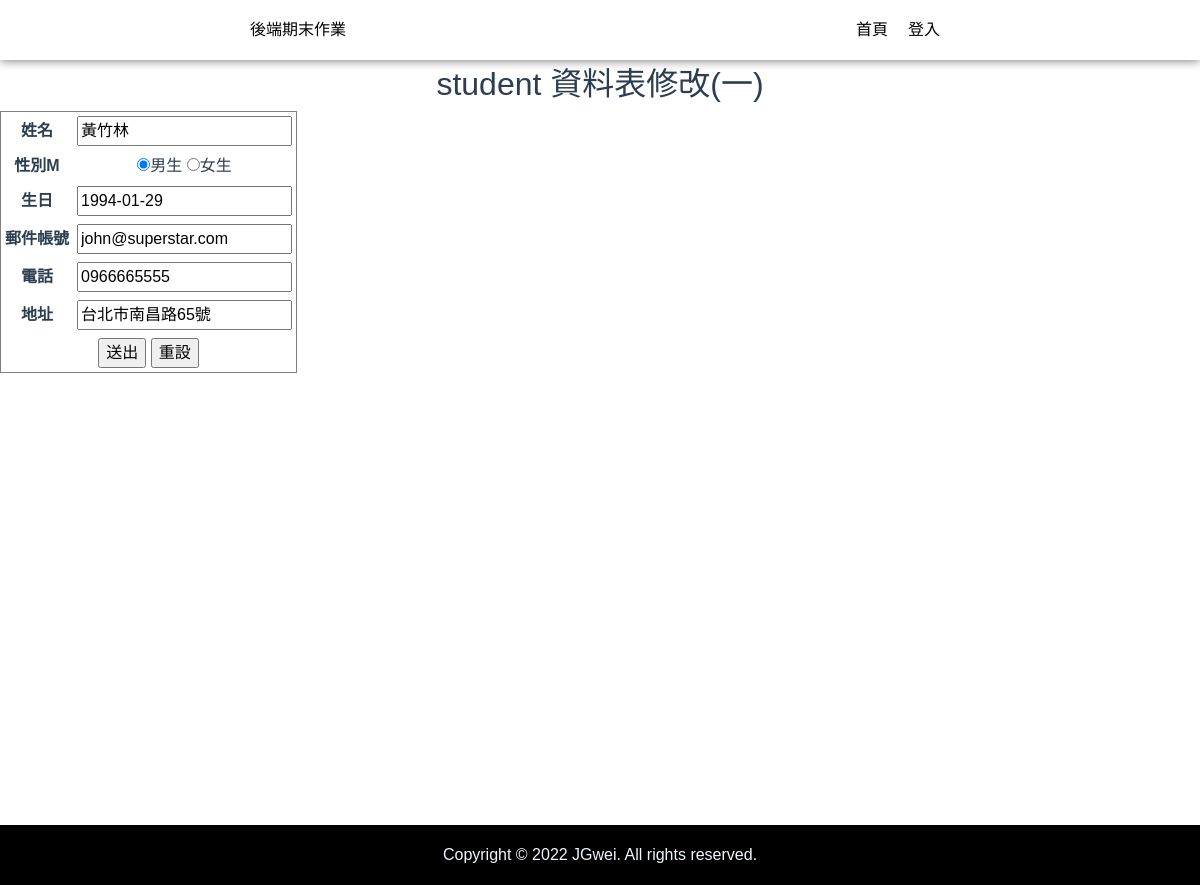
Page /edit/6/ on the committed database.
### studentsapp/models.py (models this page shows, shortened)
class student(models.Model):
	cName = models.CharField(max_length=20, null=False)
	cSex = models.CharField(max_length=2, default='M', null=False)
	cBirthday = models.DateField(null=False)
	cEmail = models.EmailField(max_length=100, blank=True, default='')
	cPhone = models.CharField(max_length=50, blank=True, default='')
	cAddr = models.CharField(max_length=255,blank=True, default='')

### studentsapp/views.py (the view)
# urls.py: path('edit/<int:id>/', views.edit), # 由 瀏覽器 開啟
def edit(request,id=None,mode=None):
	if mode == "edit":  # 由 edit.html 按 submit
		unit = student.objects.get(id=id)  #取得要修改的資料記錄
		unit.cName=request.GET['cName']
		unit.cSex=request.GET['cSex']
		unit.cBirthday=request.GET['cBirthday']
		unit.cEmail=request.GET['cEmail']
		unit.cPhone=request.GET['cPhone']
		unit.cAddr=request.GET['cAddr']
		unit.save()  #寫入資料庫
		message = '已修改...'
		return redirect('/index/')
	else: # 由網址列
		try:
			unit = student.objects.get(id=id)  #取得要修改的資料記錄
			strdate=str(unit.cBirthday)
			strdate2=strdate.replace("年","-")
			strdate2=strdate.replace("月","-")
			strdate2=strdate.replace("日","-")
			unit.cBirthday = strdate2
		except:
			message = "此 id不存在！"
		return render(request, "edit.html", locals())

### templates/edit.html (shortened to what this page needs)
{% extends "base.html" %}
{% block content %}
  <h2>student 資料表修改(一)</h2>
  <form action="/edit/{{unit.id}}/edit" method="GET" name="form1">
	<table border="1" cellspacing="1" cellpadding="4">
	  <tr>
		<th>姓名</th>
		<td ><input type="text" id="cName" name="cName" value={{unit.cName}}></td>
	  </tr>
		<th>性別{{unit.cSex}}</th>
		{% if unit.cSex == "M" %}
			<td >
			  <input name="cSex" type="radio" id="cSex1" value="M" checked="checked" />男生
			  <input name="cSex" type="radio" id="cSex2" value="F"/>女生
			</td>
		{% else %}
			<td>
			  <input name="cSex" type="radio" id="cSex1" value="M"/>男生
			  <input name="cSex" type="radio" id="cSex2" value="F" checked="checked"/>女生
			</td>
		{% endif %}
	  <tr>
		<th>生日</th>
		<td><input type="text" id="cBirthday" name="cBirthday" value={{unit.cBirthday}}></td>
	  </tr>
	  <tr>
	  <tr>
		<th>郵件帳號</th>
		<td><input type="text" id="cEmail" name="cEmail" value={{unit.cEmail}}></td>
	  </tr>
	  <tr>
		<th >電話</th>
		<td><input type="text" id="cPhone" name="cPhone" value={{unit.cPhone}}></td>
	  </tr>
	  <tr>
		<th>地址</th>
		<td><input type="text" id="cAddr" name="cAddr" value={{unit.cAddr}}></td>
	  </tr>
	  <tr>
		<th colspan="2" align="center">
		  <input type="submit" name="button" id="button" value="送出">
		  <input type="reset" name="button2" id="button2" value="重設"></th>
	  </tr>
	</table>
  </form>
{% endblock %}

### templates/base.html (style rules this page uses)
html, body { height: 100%; margin: 0; }

### rows in the picture
student: cName "黃竹林", cSex "M", cBirthday "1994-01-29", cEmail "john@superstar.com", cPhone "0966665555", cAddr "台北市南昌路65號"
